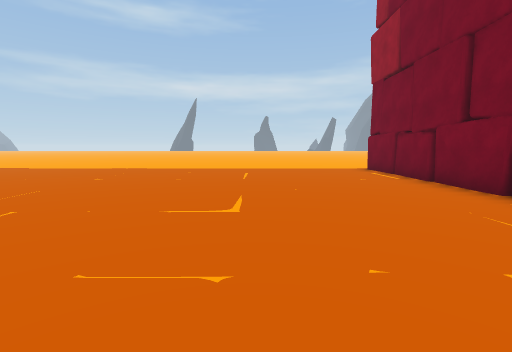
view 1 (above)

20 first-person views from a walk through a 3-D level made in the Unity game engine. The camera is 1.5 m above the floor, tilts 6° down and sees 85° across. The floor is counted in squares, 1.8 m on a side. Each view is taken from the middle of a square. On the plan, view 1 faces up. The plan holds only what a view shows up to about 10 squares ahead; the rest is blank. The place goes on beyond the plan. The player is left out.

view 2
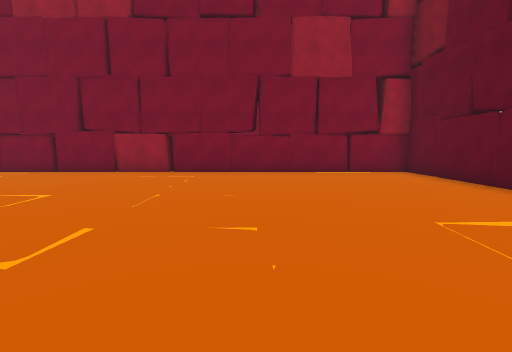

view 3
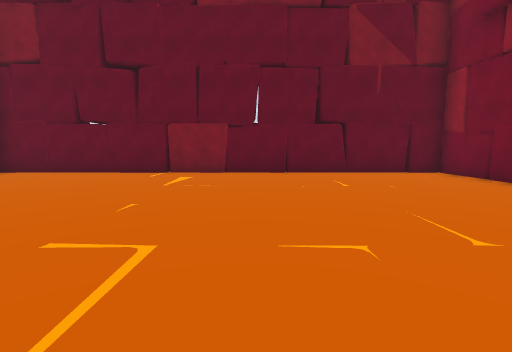

view 4
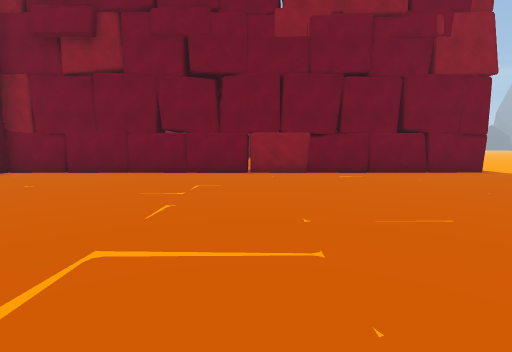

view 5
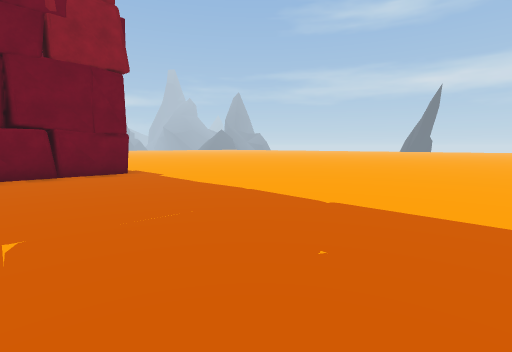

view 6
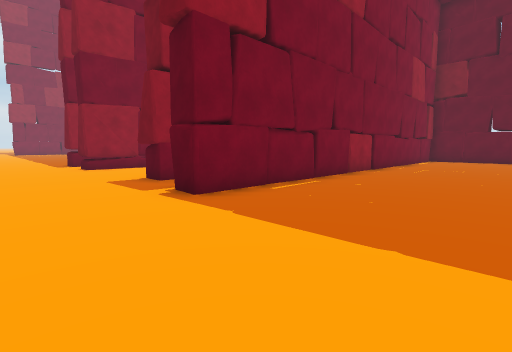

view 7
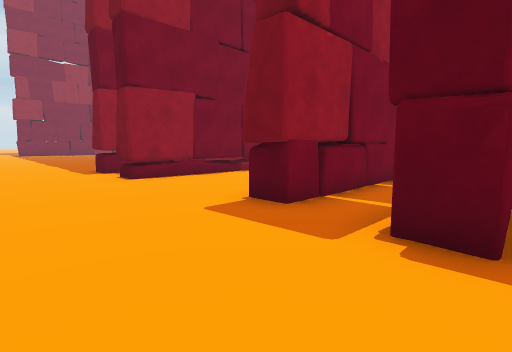

view 8
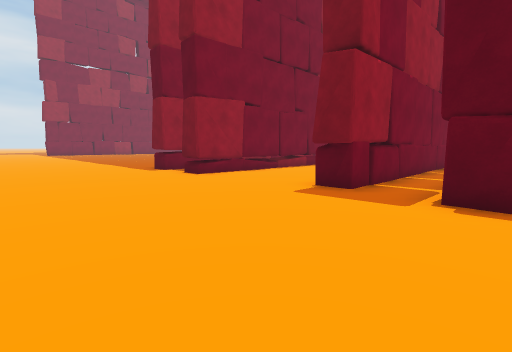

view 9
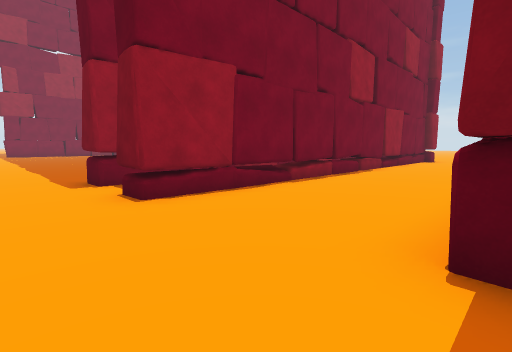

view 10
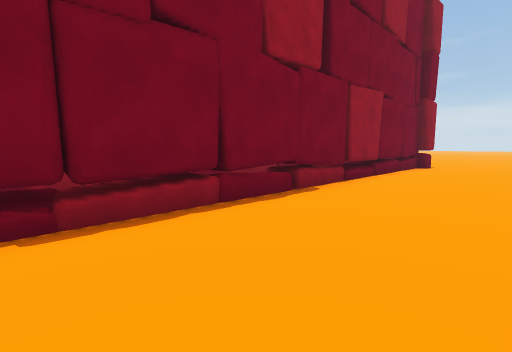

view 11
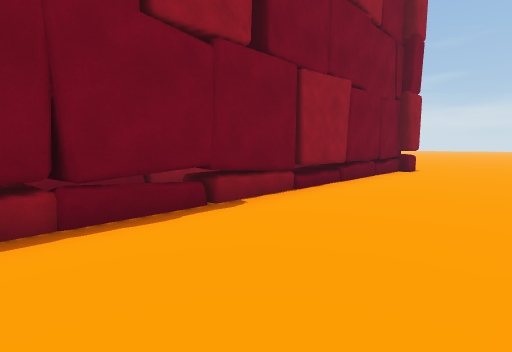

view 12
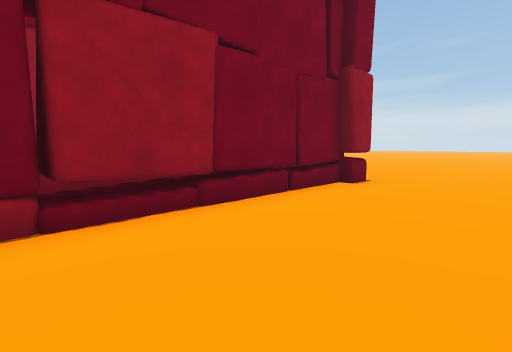

view 13
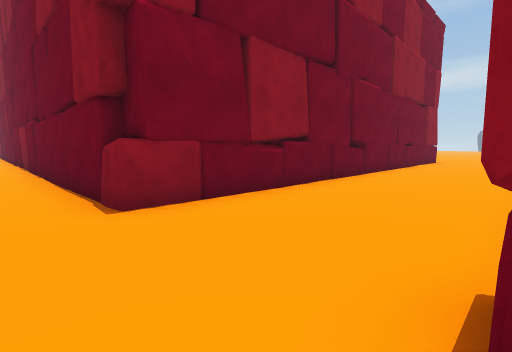

view 14
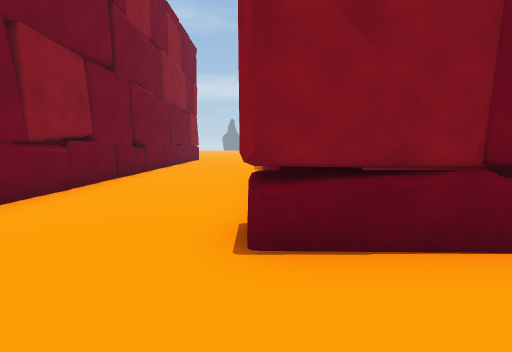

view 15
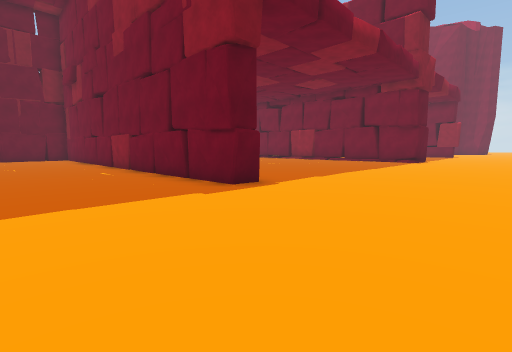

view 16
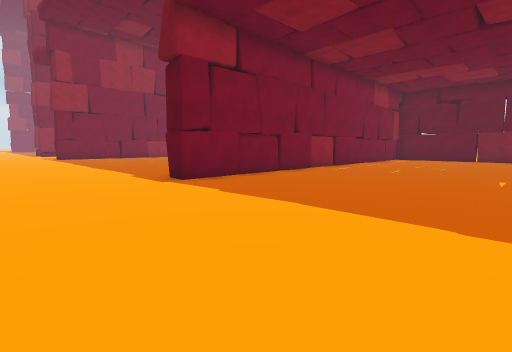

view 17
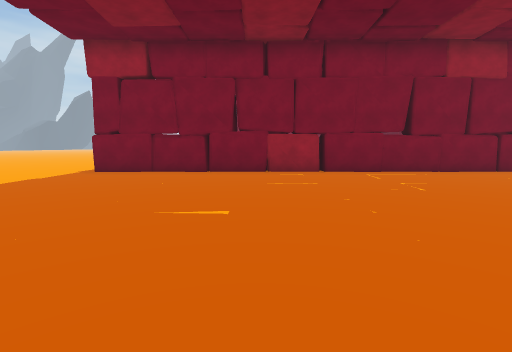

view 18
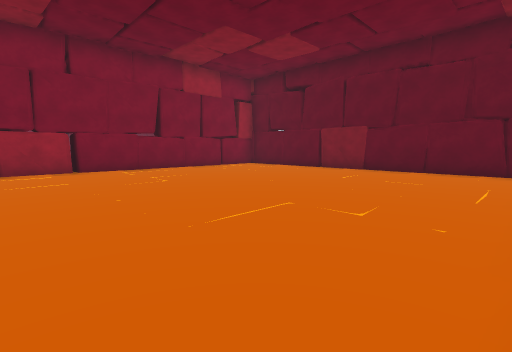

view 19
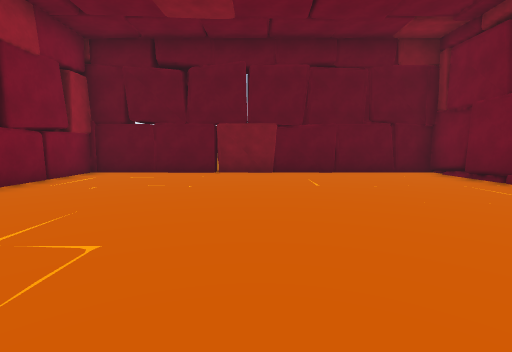

view 20
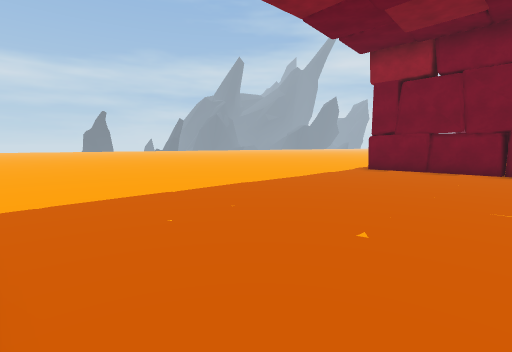

### Floor plan
Points are (right, up) in squares from view 1. A wall is a line through its corners. A room is listed if a view was taken in it or the views show most of it. See-through windows are left out.
Room 1 (views 1, 2, 3, 4, 5, 6, 7, 8, 9, 10, 11, 12, 15, 16, 17, 18, 19, 20)
walls: (-10.2, 6.6) (-10.8, 6.7); (-10.8, 2.7) (-9.9, 2.7); (-10.8, 10.3) (-9.8, 10.4) (-10, -2.6); (-9.9, -1.7) (-9.8, -4.9) (4.2, -5) (4.2, -1.4); (-10.6, -2.2) (-10.8, 10.4) (-10.1, 10.3); (4, 10.3) (4.9, 10.4); (-10.1, -3.1) (-10.1, -4.6); (6.5, 7.8) (7.2, 7.9); (6.7, 3.3) (6.5, 9.9) (7.4, 10); (6.5, 9.8) (7.4, 9.8); (4.3, -2.4) (4, 10.4) (4.7, 10.3); (7.7, 3.2) (7.6, 1.4); (7.4, 1.3) (7.4, -0.5); (7.5, 0.3) (7.2, -5.7); (7.4, -2.6) (7.5, -3.6); (11.2, 0.5) (12, 0.5); (13.4, 8.4) (13.4, 10.3) (14.3, 10.3); (11.3, -5.2) (11.2, 10.3) (12.2, 10.3); (-21.6, -4.9) (-10.7, -4.9) (-10.7, -1.5); (11, -5.8) (10.9, -5); (13.4, -5.1) (13.5, -1.7)
low walls: (4.4, -5) (4.4, -3.9); (11.3, -1.2) (12.1, -1.3); (13.2, 1.3) (13.2, 2.1)
ways out: opening at (9, -7) to room 2
Room 2 (views 13, 14)
walls: (-1.3, -5.6) (-1.9, -5.6); (0.7, -5.8) (-1, -5.8); (7.2, -5.8) (0.8, -5.6); (7.2, -5.7) (6.5, -5.8); (12, -5.1) (11.3, -5.2); (13.1, -5.9) (11, -5.8)
ways out: opening at (9, -7) to room 1

Positions as (right, up) in squares from view 1, and headings:
1: (0, 0), facing up
2: (-5, 0), facing right
3: (-4, 4), facing down
4: (-1, 3), facing left
5: (-1, 7), facing up-left
6: (0, 13), facing down-right
7: (4, 13), facing down-right
8: (4, 15), facing down-right
9: (7, 12), facing down-right
10: (8, 7), facing down-right
11: (8, 5), facing down-right
12: (8, 1), facing down-right
13: (11, -7), facing up-left
14: (11, -8), facing up
15: (-6, 15), facing down-left
16: (-17, 14), facing down-right
17: (-20, 5), facing right
18: (-21, 5), facing down-right
19: (-16, 4), facing down
20: (-21, 6), facing up-right
